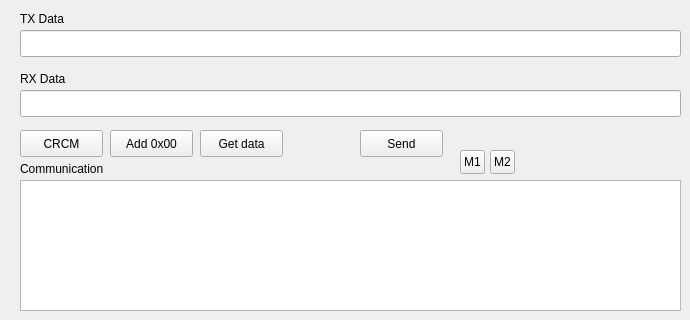
    <widget class="QWidget" name="SPITestTab">
     <attribute name="title">
      <string>SPI Test</string>
     </attribute>
     <widget class="QPushButton" name="btn_crcm">
      <property name="geometry">
       <rect>
        <x>20</x>
        <y>130</y>
        <width>83</width>
        <height>27</height>
       </rect>
      </property>
      <property name="text">
       <string>CRCM</string>
      </property>
     </widget>
     <widget class="QPushButton" name="btn_add_00">
      <property name="geometry">
       <rect>
        <x>110</x>
        <y>130</y>
        <width>83</width>
        <height>27</height>
       </rect>
      </property>
      <property name="text">
       <string>Add 0x00</string>
      </property>
     </widget>
     <widget class="QPushButton" name="pushButton_5">
      <property name="geometry">
       <rect>
        <x>200</x>
        <y>130</y>
        <width>83</width>
        <height>27</height>
       </rect>
      </property>
      <property name="text">
       <string>Get data</string>
      </property>
     </widget>
     <widget class="QLabel" name="label_5">
      <property name="geometry">
       <rect>
        <x>20</x>
        <y>10</y>
        <width>60</width>
        <height>17</height>
       </rect>
      </property>
      <property name="text">
       <string>TX Data</string>
      </property>
     </widget>
     <widget class="QLabel" name="label_6">
      <property name="geometry">
       <rect>
        <x>20</x>
        <y>70</y>
        <width>60</width>
        <height>17</height>
       </rect>
      </property>
      <property name="text">
       <string>RX Data</string>
      </property>
     </widget>
     <widget class="QLineEdit" name="line_tx_data_spi">
      <property name="geometry">
       <rect>
        <x>20</x>
        <y>30</y>
        <width>661</width>
        <height>27</height>
       </rect>
      </property>
     </widget>
     <widget class="QLineEdit" name="line_rx_data_spi">
      <property name="geometry">
       <rect>
        <x>20</x>
        <y>90</y>
        <width>661</width>
        <height>27</height>
       </rect>
      </property>
     </widget>
     <widget class="QPushButton" name="send_spi_data">
      <property name="geometry">
       <rect>
        <x>360</x>
        <y>130</y>
        <width>83</width>
        <height>27</height>
       </rect>
      </property>
      <property name="text">
       <string>Send</string>
      </property>
     </widget>
     <widget class="QTextEdit" name="spi_text_edit">
      <property name="geometry">
       <rect>
        <x>20</x>
        <y>180</y>
        <width>661</width>
        <height>131</height>
       </rect>
      </property>
     </widget>
     <widget class="QLabel" name="label_7">
      <property name="geometry">
       <rect>
        <x>20</x>
        <y>160</y>
        <width>101</width>
        <height>17</height>
       </rect>
      </property>
      <property name="text">
       <string>Communication</string>
      </property>
     </widget>
     <widget class="QToolButton" name="spi_m1">
      <property name="geometry">
       <rect>
        <x>460</x>
        <y>150</y>
        <width>25</width>
        <height>24</height>
       </rect>
      </property>
      <property name="mouseTracking">
       <bool>false</bool>
      </property>
      <property name="toolTip">
       <string>SPI status</string>
      </property>
      <property name="text">
       <string>M1</string>
      </property>
     </widget>
     <widget class="QToolButton" name="spi_m2">
      <property name="geometry">
       <rect>
        <x>490</x>
        <y>150</y>
        <width>25</width>
        <height>24</height>
       </rect>
      </property>
      <property name="toolTip">
       <string>Read SPI data</string>
      </property>
      <property name="text">
       <string>M2</string>
      </property>
     </widget>
    </widget>
